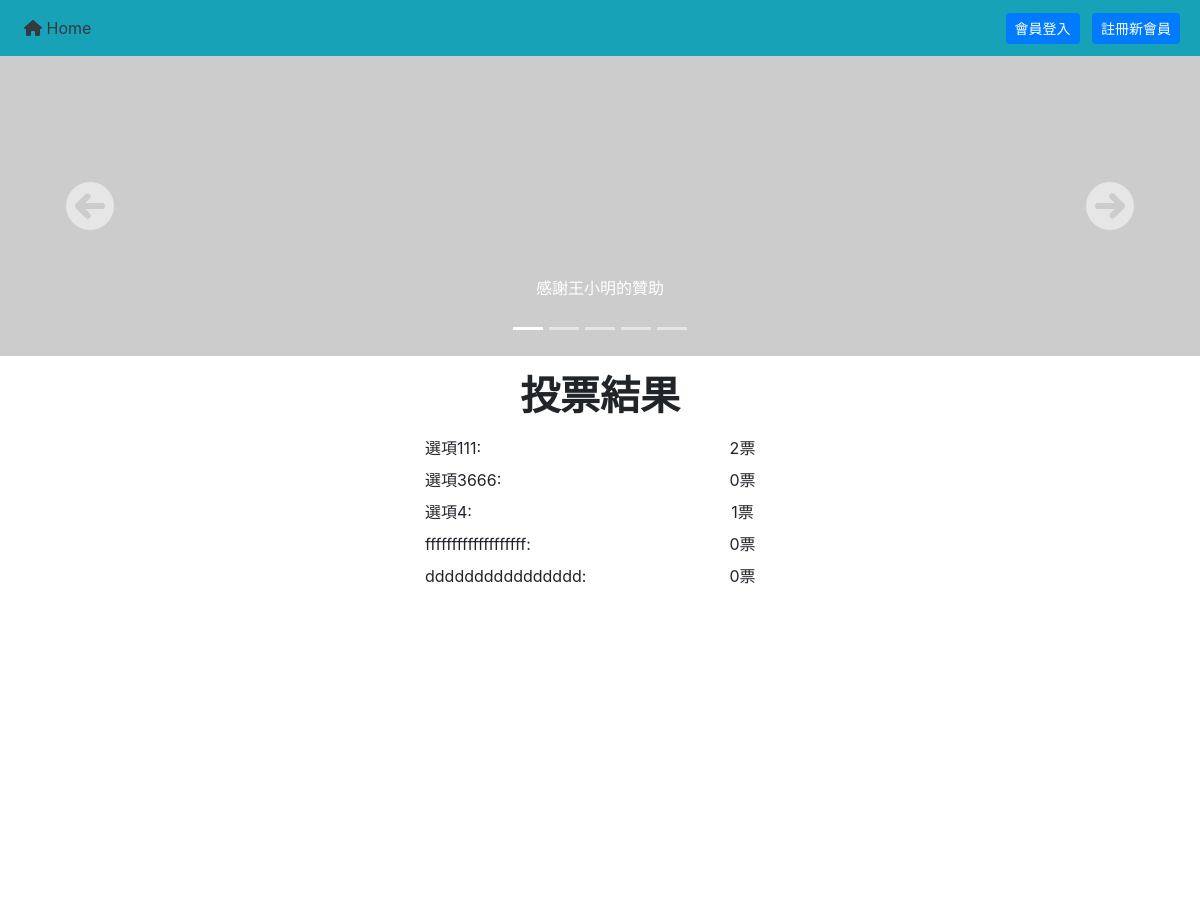
/?do=vote_result&id=1 (upper part), run on an earlier commit of the app's database.
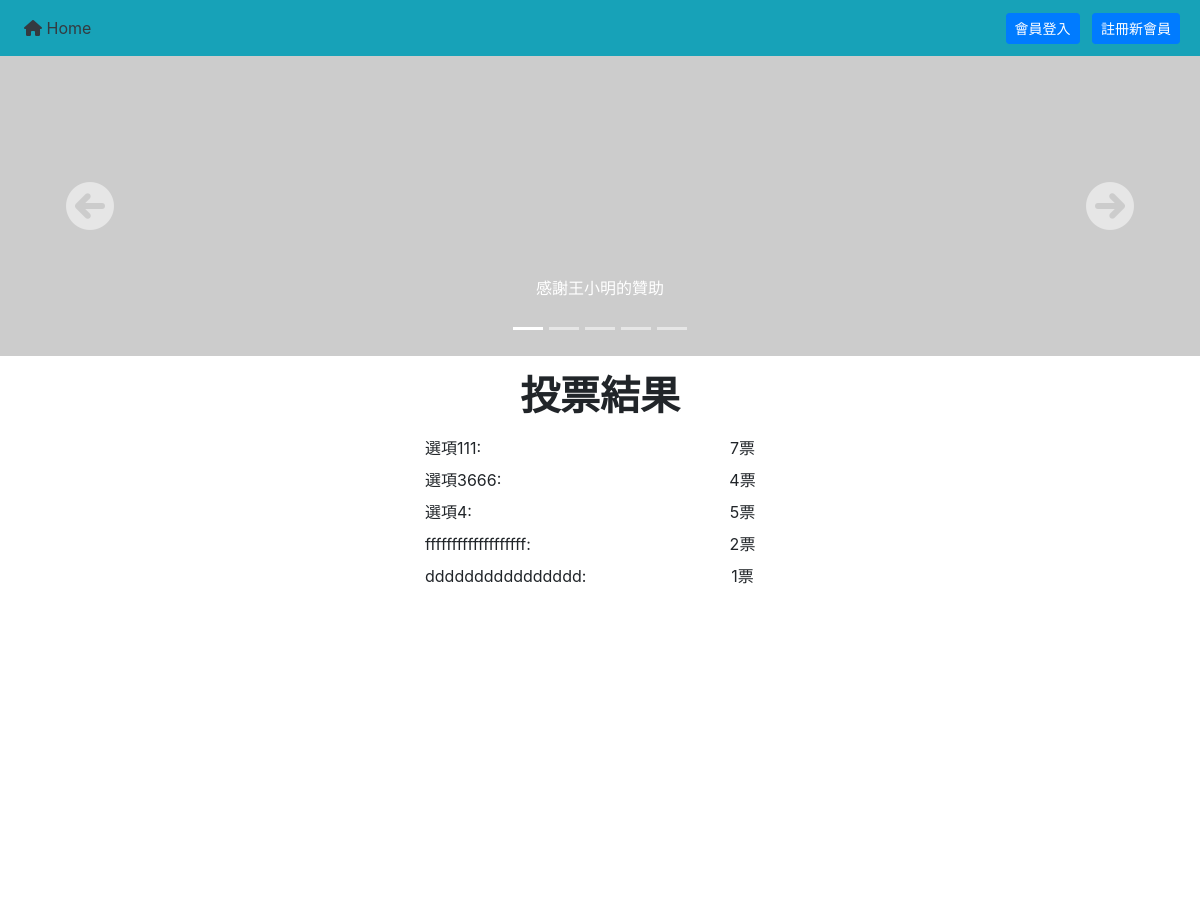
And on a later commit of the database.
### tables this page shows
CREATE TABLE `options` (
  `id` int(11) UNSIGNED NOT NULL,
  `topic_id` int(11) UNSIGNED NOT NULL,
  `opt` varchar(128) NOT NULL,
  `count` int(11) NOT NULL
);

### api/db.php (called while the page is built, shortened)
<?php
$dsn="mysql:host=localhost;charset=utf8;dbname=vote";
$pdo=new PDO($dsn,"root","");
function all($table,...$arg){
    global $pdo;
    $sql="SELECT * FROM `$table` ";
    if(isset($arg[0])){
        if(is_array($arg[0])){
            foreach($arg[0] as $key=>$value){
                $tmp[]="`$key`='$value'";
            }
            $sql=$sql . "WHERE " . implode(" AND ",$tmp);
        }
        else{
            $sql=$sql.$arg[0];
        }
    }
    $rows=$pdo->query($sql)->fetchAll(PDO::FETCH_ASSOC);
    return $rows;
}
?>

### frontend/vote_result.php (the view, shortened to what this page needs)
<h1 class="text-center my-3 font-weight-bold">投票結果</h1>
<?php
$options=all("options",["topic_id"=>$_GET["id"]]);
foreach($options as $key=>$value){
	echo "<div class='my-2 row align-items-center'>";
	echo "<span class='offset-md-4 col-md-2 text-left'>";
    echo $value["opt"] . ":";
	echo "</span>";
	echo "<span class='d-inline-block col-md-3 text-center'>";
	echo $value["count"] . "票";
	echo "</span>";
	echo "</div>";
}
	echo "<div class'my-3'>";
	echo "</div>";
?>
<!DOCTYPE HTML>
<html>
<head>
</head>
<body>
<div id="chartContainer" style="height: 370px; width: 100%;"></div>
</body>
</html>

What changed in the data, as far as the page shows it:
changed options "選項111": count "2" → "7"
changed options "選項3666": count "0" → "4"
changed options "選項4": count "1" → "5"
changed options "fffffffffffffffffff": count "0" → "2"
changed options "dddddddddddddddd": count "0" → "1"
